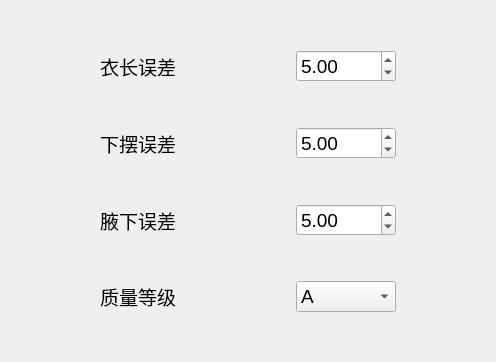
<?xml version="1.0" encoding="UTF-8"?>
<ui version="4.0">
 <class>InputToleranceParamWidget</class>
 <widget class="QWidget" name="InputToleranceParamWidget">
  <property name="geometry">
   <rect>
    <x>0</x>
    <y>0</y>
    <width>496</width>
    <height>362</height>
   </rect>
  </property>
  <property name="font">
   <font>
    <pointsize>14</pointsize>
   </font>
  </property>
  <property name="windowTitle">
   <string>Form</string>
  </property>
  <layout class="QVBoxLayout" name="verticalLayout">
   <property name="leftMargin">
    <number>100</number>
   </property>
   <property name="rightMargin">
    <number>100</number>
   </property>
   <item>
    <layout class="QHBoxLayout" name="horizontalLayout_4">
     <item>
      <widget class="QLabel" name="label_4">
       <property name="text">
        <string>衣长误差</string>
       </property>
      </widget>
     </item>
     <item>
      <spacer name="horizontalSpacer_3">
       <property name="orientation">
        <enum>Qt::Horizontal</enum>
       </property>
       <property name="sizeHint" stdset="0">
        <size>
         <width>40</width>
         <height>20</height>
        </size>
       </property>
      </spacer>
     </item>
     <item>
      <widget class="QDoubleSpinBox" name="cloth_length_tolerance_spinbox">
       <property name="minimumSize">
        <size>
         <width>100</width>
         <height>0</height>
        </size>
       </property>
       <property name="maximumSize">
        <size>
         <width>100</width>
         <height>16777215</height>
        </size>
       </property>
       <property name="maximum">
        <double>10.000000000000000</double>
       </property>
       <property name="value">
        <double>5.000000000000000</double>
       </property>
      </widget>
     </item>
    </layout>
   </item>
   <item>
    <layout class="QHBoxLayout" name="horizontalLayout_5">
     <item>
      <widget class="QLabel" name="label_5">
       <property name="text">
        <string>下摆误差</string>
       </property>
      </widget>
     </item>
     <item>
      <spacer name="horizontalSpacer_5">
       <property name="orientation">
        <enum>Qt::Horizontal</enum>
       </property>
       <property name="sizeHint" stdset="0">
        <size>
         <width>40</width>
         <height>20</height>
        </size>
       </property>
      </spacer>
     </item>
     <item>
      <widget class="QDoubleSpinBox" name="bottom_length_tolerance_spinbox">
       <property name="minimumSize">
        <size>
         <width>100</width>
         <height>0</height>
        </size>
       </property>
       <property name="maximumSize">
        <size>
         <width>100</width>
         <height>16777215</height>
        </size>
       </property>
       <property name="maximum">
        <double>10.000000000000000</double>
       </property>
       <property name="value">
        <double>5.000000000000000</double>
       </property>
      </widget>
     </item>
    </layout>
   </item>
   <item>
    <layout class="QHBoxLayout" name="horizontalLayout_6">
     <item>
      <widget class="QLabel" name="label_6">
       <property name="text">
        <string>腋下误差</string>
       </property>
      </widget>
     </item>
     <item>
      <spacer name="horizontalSpacer_6">
       <property name="orientation">
        <enum>Qt::Horizontal</enum>
       </property>
       <property name="sizeHint" stdset="0">
        <size>
         <width>40</width>
         <height>20</height>
        </size>
       </property>
      </spacer>
     </item>
     <item>
      <widget class="QDoubleSpinBox" name="oxter_length_tolerance_spinbox">
       <property name="minimumSize">
        <size>
         <width>100</width>
         <height>0</height>
        </size>
       </property>
       <property name="maximumSize">
        <size>
         <width>100</width>
         <height>16777215</height>
        </size>
       </property>
       <property name="maximum">
        <double>10.000000000000000</double>
       </property>
       <property name="value">
        <double>5.000000000000000</double>
       </property>
      </widget>
     </item>
    </layout>
   </item>
   <item>
    <layout class="QHBoxLayout" name="horizontalLayout_3">
     <item>
      <widget class="QLabel" name="label">
       <property name="toolTip">
        <string>A级最严苛，字母越靠后适应度越好</string>
       </property>
       <property name="text">
        <string>质量等级</string>
       </property>
      </widget>
     </item>
     <item>
      <spacer name="horizontalSpacer_4">
       <property name="orientation">
        <enum>Qt::Horizontal</enum>
       </property>
       <property name="sizeHint" stdset="0">
        <size>
         <width>40</width>
         <height>20</height>
        </size>
       </property>
      </spacer>
     </item>
     <item>
      <widget class="QComboBox" name="matching_level_combo_box">
       <property name="minimumSize">
        <size>
         <width>100</width>
         <height>0</height>
        </size>
       </property>
       <property name="maximumSize">
        <size>
         <width>100</width>
         <height>16777215</height>
        </size>
       </property>
       <property name="toolTip">
        <string>A级最严苛，字母越靠后适应度越好</string>
       </property>
       <item>
        <property name="text">
         <string>A</string>
        </property>
       </item>
       <item>
        <property name="text">
         <string>B</string>
        </property>
       </item>
       <item>
        <property name="text">
         <string>C</string>
        </property>
       </item>
       <item>
        <property name="text">
         <string>D</string>
        </property>
       </item>
      </widget>
     </item>
    </layout>
   </item>
  </layout>
 </widget>
 <resources/>
 <connections/>
</ui>
